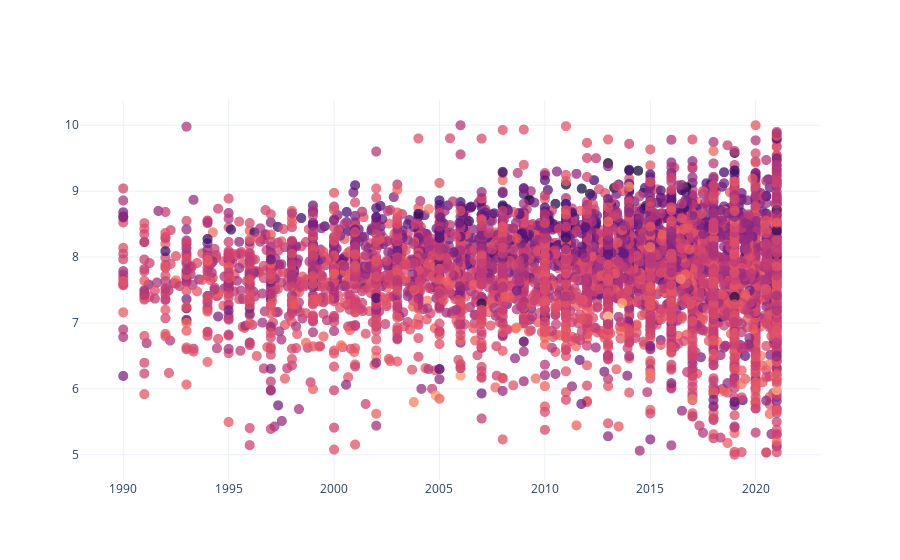

The notebook cell this image was saved under:
### Markdown cell above
* Με όλα αυτά, μπορούμε να φτιάξουμε ένα διάγραμμα.

* Θα έχουμε ένα σημείο για κάθε σειρά.

* Στον οριζόντιο άξονα θα έχουμε τη σειρά και στον κάθετο τη βαθμολογία.

* Το χρώμα κάθε σημείου θα προκύπτει από τον αριθμό ψήφων κάθε σειράς σε κάθε κύκλο.

### Code cell
size = to_show['numVotes'].values
size = np.log(size)

text = (to_show['primaryTitle'].map(str) 
        + " " 
        + to_show['seasonNumber'].astype(int).map(str)
        + " "
        + to_show['propVotes'].map(str))

fig = go.Figure()

trace = go.Scattergl(
    x = to_show['year'],
    y = to_show['averageRating'],
    text=text,
    mode = 'markers',
    hoverinfo="y+text",
    marker=dict(
        color=size,
        colorscale='magma_r',
        size=10,
        sizemode='area',
    ),
    opacity=0.75)

fig.add_trace(trace)
fig.update_layout(template='plotly_white')
plotly.offline.plot(fig, "tvseries.html")
fig.show()

### Figure 1 — Plotly figure (JSON) as saved in the notebook; plotly's stock layout.template omitted (floating-point values rounded to 4 significant figures; data arrays with more than 128 entries replaced by an {"elided": "..."} marker saying what was removed)
{"data": [{"hoverinfo": "y+text", "marker": {"color": {"elided": "7106 float values"}, "colorscale": [[0, "#fcfdbf"], [0.1111, "#feca8d"], [0.2222, "#fd9668"], [0.3333, "#f1605d"], [0.4444, "#cd4071"], [0.5556, "#9e2f7f"], [0.6667, "#721f81"], [0.7778, "#440f76"], [0.8889, "#180f3d"], [1, "#000004"]], "size": 10, "sizemode": "area"}, "mode": "markers", "opacity": 0.75, "text": {"elided": "7106 str values"}, "type": "scattergl", "x": {"elided": "7106 float values"}, "y": {"elided": "7106 float values"}}], "layout": {}}
